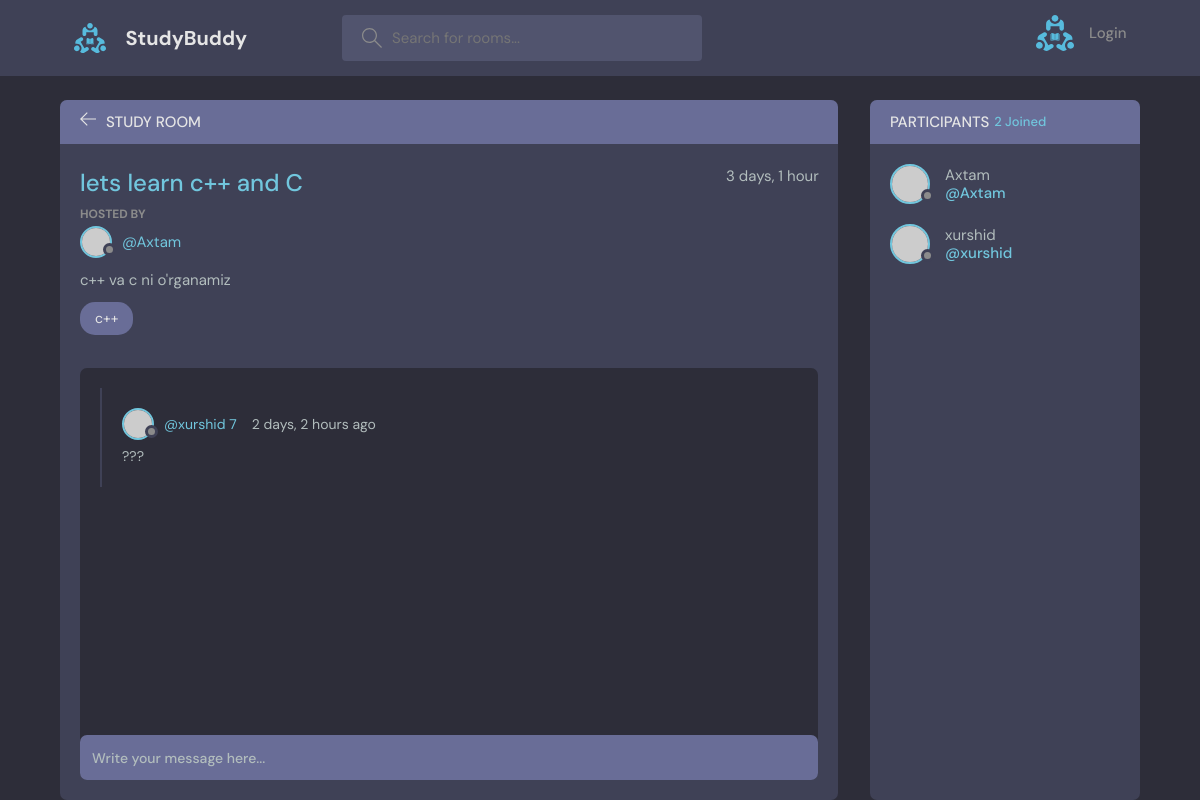
/room/9/, run on the app's committed database.
### base/models.py (models this page shows, shortened)
class Room(models.Model):
    host = models.ForeignKey(User,on_delete=models.SET_NULL,null=True)
    topic = models.ForeignKey(Topic,on_delete=models.SET_NULL,null=True)
    name = models.CharField(max_length=200)
    description = models.TextField(blank=True,null=True)
    participants = models.ManyToManyField(User, related_name='participant',blank=True)
    created = models.DateTimeField(auto_now_add=True)
    updated = models.DateTimeField(auto_now=True)
    class Meta:
        ordering = ['-updated', '-created']

class Topic(models.Model):
    name = models.CharField(max_length=200)
    def __str__(self):
        return self.name

class Message(models.Model):
    user = models.ForeignKey(User,on_delete=models.CASCADE)
    room = models.ForeignKey(Room, on_delete=models.CASCADE)
    body = models.TextField()
    created = models.DateTimeField(auto_now_add=True)
    updated = models.DateTimeField(auto_now=True)
    class Meta:
        ordering = ['-updated', '-created']

### base/views.py (the view, shortened to what this page needs)
# urls.py: path('room/<str:pk>/', room, name='room'),
def room(request,pk):
    room = Room.objects.get(id=pk)
    room_messages=room.message_set.all()
    inter = room_messages.count()
    participants = room.participants.all()
    context = {
        'room':room,
        'room_messages':room_messages,
        'participants':participants,
        'inter':inter
    }
    return render(request, 'base/room.html',context)

### base/templates/base/room.html (shortened to what this page needs)
{% extends 'main.html' %}
{% block content %}
    <main class="profile-page layout layout--2">
      <div class="container">
        <div class="room">
          <div class="room__top">
            <div class="room__topLeft">
              <a href="{% url 'home'  %}">
                <svg version="1.1" xmlns="http://www.w3.org/2000/svg" width="32" height="32" viewBox="0 0 32 32">
                  <title>arrow-left</title>
                  <path
                    d="M13.723 2.286l-13.723 13.714 13.719 13.714 1.616-1.611-10.96-10.96h27.625v-2.286h-27.625l10.965-10.965-1.616-1.607z"
                  ></path>
                </svg>
              </a>
              <h3>Study Room</h3>
            </div>
          </div>
          <div class="room__box scroll">
            <div class="room__header scroll">
              <div class="room__info">
                <h3>{{ room.name }}</h3>
                <span>{{ room.created| timesince }}</span>
              </div>
              <div class="room__hosted">
                <p>Hosted By</p>
                <a href="{% url 'profile' room.host.id %}" class="room__author">
                  <div class="avatar avatar--small">
                    <img src="https://randomuser.me/api/portraits/men/37.jpg" />
                  </div>
                  <span>@{{ room.host.username }}</span>
                </a>
              </div>
              <div class="room__details">
                {{ room.description }}
              </div>
              <span class="room__topics">{{ room.topic }}</span>
            </div>
            <div class="room__conversation">
              {% for message in room_messages %}
                <div class="threads scroll">
                  <div class="thread">
                    <div class="thread__top">
                      <div class="thread__author">
                        <a href="{% url 'profile' message.user.id %}" class="thread__authorInfo">
                          <div class="avatar avatar--small">
                            <img src="https://randomuser.me/api/portraits/men/37.jpg" />
                          </div>
                          <span>@{{ message.user.username }} {{ inter }}</span>
                        </a>
                        <span class="thread__date">{{ message.created |timesince }} ago</span>
                      </div>
                      </div>
                    <div class="thread__details">
                      {{ message.body }}
                    </div>
                  </div>
                </div>
              {% endfor %}
            </div>
          </div>
          <div class="room__message">
            <form action="#" method="POST" >
              <input name="body" placeholder="Write your message here..." />
            </form>
          </div>
        </div>
        <div class="participants">
          <h3 class="participants__top">Participants <span>{{ participants.count }} Joined</span></h3>
          <div class="participants__list scroll">
            {% for participant in participants %}
            <a href="{% url 'profile' user.id %}" class="participant">
              <div class="avatar avatar--medium">
                <img src="https://randomuser.me/api/portraits/men/37.jpg" />
              </div>
              <p>
                {{ participant.username }}
                <span>@{{ participant.username }}</span>
              </p>
            </a>
            {% endfor %}
              </div>
          </div>
        </div>
    </main>
{% endblock %}

### data on the page
Room: name "lets learn c++ and C", created "3 days, 1 hour", host.username "Axtam", description "c++ va c ni o'rganamiz", topic "c++"
Message: user.username "xurshid", inter "7", created "2 days, 2 hours", body "???"

### other printed values
{{ participants.count }} "2"
{{ participant.username }} "Axtam"
{{ participant.username }} "xurshid"
